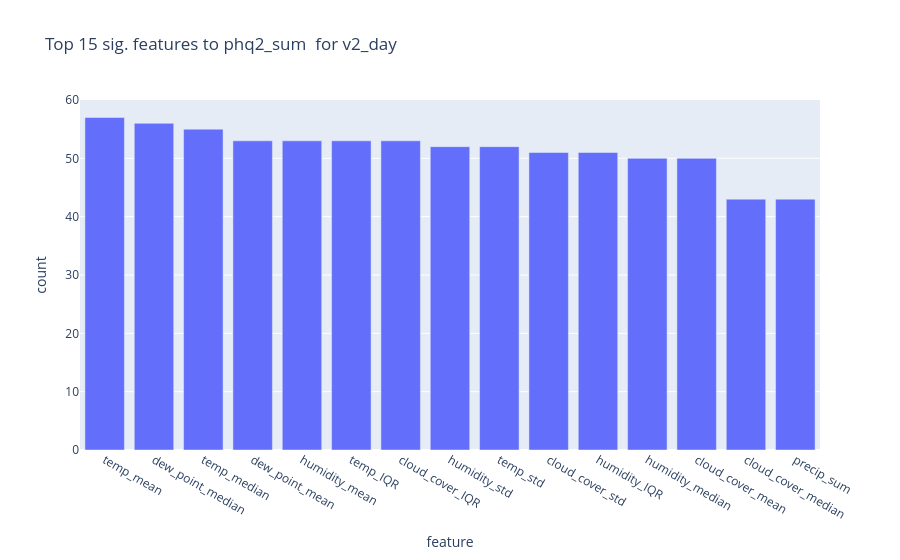
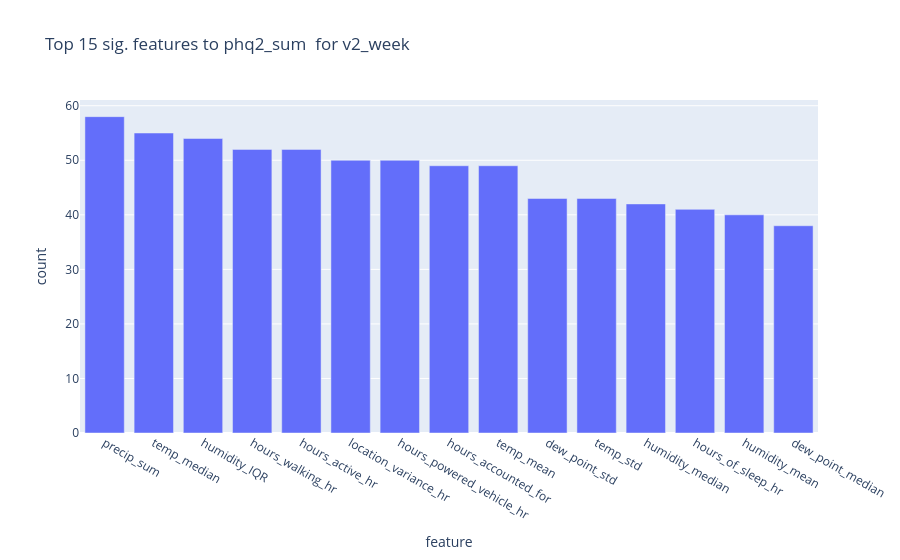
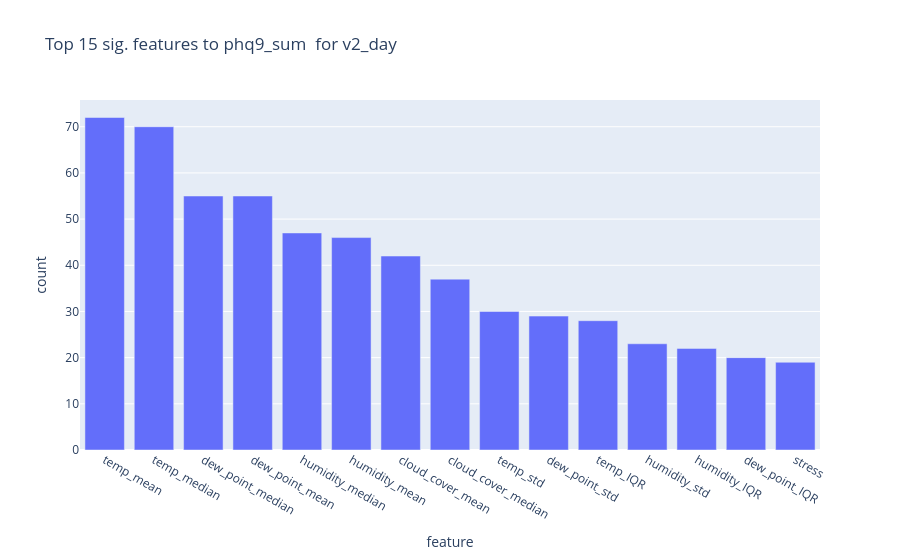
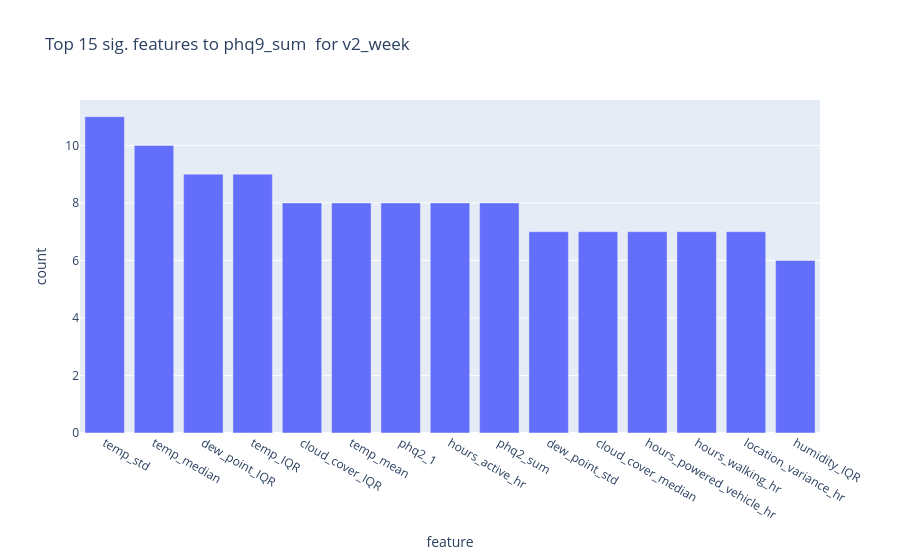

Notebook cell for these charts, in order:
### Markdown cell above
## Subject-Level ANOVA for V2, Averaged Across All Subjects (for weather column choice)

### Code cell
## Anova for feature analysis
print('Run on:', dt.datetime.today().strftime('%a %d %b %Y, %I:%M%p'))
import textwrap

# ---- EDIT PARAMS ------
n_features = 10 # Choose number of features/scores to save from the ANOVA
n_subjects_show = 0 # Choose number of subjects' ANOVA scores to see in graphs
n_features_show = 10 # Choose number of features to see in graphs
show_means = True # Choose whether to visualize mean scores for features across all subjects
verbose = False
# --------------------

anova_features = {}
top_subj_features = {}
	
for y_col in ['phq2_sum','phq9_sum']:
	anova_features[y_col] = {}
	top_subj_features[y_col]={}

	for name in ['v2_day','v2_week']:
		subjects_shown_count=0
		subjects_skipped=0
		top_subj_features[y_col][name] = {}
		#print(f'################ {name} ###############')
		df = pd.read_csv(os.path.join(brighten_dir, f'{name}_trainval_transformed.csv')) #use transformed to have NOT imputed data
		df['num_id'] = pd.to_numeric(df['num_id'])
		numeric_cols = df.select_dtypes(include=('int64','float64')).columns.to_list()
		drop_nonnumeric_cols = [col for col in df.columns if col not in numeric_cols]
		drop_dup_dumb_cols = [col for col in df.columns if '.1' in col or '.2' in col or '.3' in col or 'Unnamed' in col]
		drop_baseline_cols = [col for col in df.columns if any(item in col for item in baseline_cols)]
		drop_fully_missing_cols = [col for col in df.columns if col in fully_missing_cols]
		drop_time_cols = [col for col in df.columns if any(item in col for item in ['dt','date','day','week','month','season'])]
		# Too correlated cols:
		drop_too_corr_cols = [col for col in df.columns if col in drop_corr_cols_v1+drop_corr_cols_v2]
		drop_non_hr_cols = [col for col in df.columns if f'{col}_hr' in df.columns]
		df_clean = df.drop(columns=[col for col in df.columns if col in drop_nonnumeric_cols+drop_dup_dumb_cols+drop_baseline_cols+drop_time_cols+drop_non_hr_cols+drop_too_corr_cols+drop_fully_missing_cols])

		for sub, sub_df in df_clean.groupby('num_id'):		
			
			df_cov = sub_df.loc[:, sub_df.notna().mean() > 0.7]
			df_cov = df_cov.copy()
			if y_col not in df_cov.columns:
				df_cov[y_col] = sub_df[y_col].copy()
			#print(f'Not including these columns in X, not enough coverage: ', [col for col in sub_df.columns if col not in df_cov.columns])
			df_full = df_cov.dropna()
			#print(f'Shape before dropna: {df_cov.shape}, shape afer dropna: {df_full.shape}')
			rows = len(df_full)
			columns_dropped = df_cov.shape[0] - df_full.shape[0]
			columns_remaining = df_full.shape[0]
			min_rows = 6 if 'week' in name else 15
			if rows <= min_rows:
				if verbose: print(f'Skipping {sub}, only {rows} rows.')
				subjects_skipped+=1
				continue # skip small samples
			if columns_remaining < 4:
				if verbose: print(f'Skipping {sub}, only {columns_remaining} columns (dropped {columns_dropped}).')
				subjects_skipped+=1
				continue #skip insufficient features

			# Separate X and y
			selector = SelectKBest(score_func=f_classif, k=2)
			if 'phq2' in y_col:
				X = df_full.drop(columns=[col for col in df_full.columns if 'phq' in col])
			if 'phq9' in y_col:
				X = df_full.drop(columns=[col for col in df_full.columns if 'phq9' in col])
			X_num = X.select_dtypes(include=('int64','float64'))
			# print(f'Not including these columns in X, not numeric: ', [col for col in X.columns if col not in X_num.columns])
			
			y = df_full[y_col].copy()
			if y.nunique() < 2 or y.var() < 0.001:
				if verbose: print(f'Skipping sub {sub}: 0 variance in y')
				subjects_skipped+=1
				continue
			if y.std() < 0.1:
				if verbose: print(f'Skipping sub {sub}, low variance in y')
				subjects_skipped+=1
				continue



			# --- Drop constant (zero-variance) features ---
			var_selector = VarianceThreshold(threshold=1e-10)
			try:
				X_var = pd.DataFrame(
					var_selector.fit_transform(X_num),
					columns=X_num.columns[var_selector.get_support()],
					index=X_num.index
				)
			except Exception as e:
				if verbose: print(f'Skipping sub {sub}, Exception on VarianceThreshold: {e}')
				subjects_skipped+=1
				continue 

			if X_var.shape[1] < 2:
				if verbose: print(f'Skipping sub {sub}, only {X_var.shape[1]} features after dropping zero-variance.')
				subjects_skipped+=1
				continue

			X_new = selector.fit_transform(X_var, y)

			# Show scores
			anova_scores = pd.DataFrame({
				'feature': X_var.columns,
				'f_score': selector.scores_,
				'p_value': selector.pvalues_
			}).sort_values('f_score', ascending=False)

			#print(anova_scores)
			
			# --- Save Features --- 
			top_n = 10  # number of top features to save
			top_features_sub = anova_scores.head(top_n)
			top_subj_features[y_col][name][sub] = top_features_sub['feature'].to_list()

			# --- Visualize Scores for Subjects ---

			if subjects_shown_count < n_subjects_show:
				fig = plt.figure(figsize=(5, 4))
				plt.barh(top_features_sub['feature'], top_features_sub['f_score'], color='skyblue')
				plt.xlabel('F-score (ANOVA)')
				plt.ylabel('Feature')
				plt.suptitle(f'{name} subject: Top {top_n} Features for subject {sub} by ANOVA F-score')
				plt.gca().invert_yaxis()

				# Wrap columns into a readable multi-line string
				cols_str = ', '.join(X_var.columns.to_list())
				wrapped = textwrap.fill(cols_str, width=100)
				label = f'Columns available:\n{wrapped}'

				plt.figtext(
					0.01, -0.02,          # x, y in figure coords (below the axes)
					label,
					fontsize=7,
					verticalalignment='top',
					bbox=dict(boxstyle='round', facecolor='lightyellow', alpha=0.8)
				)

				plt.tight_layout()
				plt.subplots_adjust(bottom=0.02 + 0.013 * wrapped.count('\n'))  # grow bottom margin with line count
				plt.show()
				subjects_shown_count += 1


	# --- Summarize across subjects ---
	for name in top_subj_features[y_col].keys():
		all_feats = [feat for sublist in top_subj_features[y_col][name].values() for feat in sublist]
		counts = Counter(all_feats)
		top_common = pd.DataFrame(counts.most_common(15), columns=['feature', 'count'])
		
		# --- Visualize Mean Scores Across Subjects ---
		if show_means:
			fig = px.bar(top_common, x='feature', y='count', title=f'Top 15 sig. features to {y_col}  for {name}')
			fig.show()

		if verbose: print(f'Adding to {name} for {y_col}: {top_common['feature'].to_list()}')
		anova_features[y_col][name] = top_common['feature'].to_list()

		subjects_used = len(list(top_subj_features[y_col][name].keys()))
		subjects = subjects_used + subjects_skipped

		print(f'For {name}: {subjects_used} used of {subjects}')

### Figure 1 — Plotly figure (JSON) as saved in the notebook; plotly's stock layout.template omitted (floating-point values rounded to 4 significant figures)
{"data": [{"hovertemplate": "feature=%{x}<br>count=%{y}<extra></extra>", "legendgroup": "", "marker": {"color": "#636efa", "pattern": {"shape": ""}}, "name": "", "orientation": "v", "showlegend": false, "textposition": "auto", "type": "bar", "x": ["temp_mean", "dew_point_median", "temp_median", "dew_point_mean", "humidity_mean", "temp_IQR", "cloud_cover_IQR", "humidity_std", "temp_std", "cloud_cover_std", "humidity_IQR", "humidity_median", "cloud_cover_mean", "cloud_cover_median", "precip_sum"], "xaxis": "x", "y": [57, 56, 55, 53, 53, 53, 53, 52, 52, 51, 51, 50, 50, 43, 43], "yaxis": "y"}], "layout": {"barmode": "relative", "legend": {"tracegroupgap": 0}, "title": {"text": "Top 15 sig. features to phq2_sum  for v2_day"}, "xaxis": {"anchor": "y", "domain": [0, 1], "title": {"text": "feature"}}, "yaxis": {"anchor": "x", "domain": [0, 1], "title": {"text": "count"}}}}

### Figure 2 — Plotly figure (JSON) as saved in the notebook; plotly's stock layout.template omitted (floating-point values rounded to 4 significant figures)
{"data": [{"hovertemplate": "feature=%{x}<br>count=%{y}<extra></extra>", "legendgroup": "", "marker": {"color": "#636efa", "pattern": {"shape": ""}}, "name": "", "orientation": "v", "showlegend": false, "textposition": "auto", "type": "bar", "x": ["precip_sum", "temp_median", "humidity_IQR", "hours_walking_hr", "hours_active_hr", "location_variance_hr", "hours_powered_vehicle_hr", "hours_accounted_for", "temp_mean", "dew_point_std", "temp_std", "humidity_median", "hours_of_sleep_hr", "humidity_mean", "dew_point_median"], "xaxis": "x", "y": [58, 55, 54, 52, 52, 50, 50, 49, 49, 43, 43, 42, 41, 40, 38], "yaxis": "y"}], "layout": {"barmode": "relative", "legend": {"tracegroupgap": 0}, "title": {"text": "Top 15 sig. features to phq2_sum  for v2_week"}, "xaxis": {"anchor": "y", "domain": [0, 1], "title": {"text": "feature"}}, "yaxis": {"anchor": "x", "domain": [0, 1], "title": {"text": "count"}}}}

### Figure 3 — Plotly figure (JSON) as saved in the notebook; plotly's stock layout.template omitted (floating-point values rounded to 4 significant figures)
{"data": [{"hovertemplate": "feature=%{x}<br>count=%{y}<extra></extra>", "legendgroup": "", "marker": {"color": "#636efa", "pattern": {"shape": ""}}, "name": "", "orientation": "v", "showlegend": false, "textposition": "auto", "type": "bar", "x": ["temp_mean", "temp_median", "dew_point_median", "dew_point_mean", "humidity_median", "humidity_mean", "cloud_cover_mean", "cloud_cover_median", "temp_std", "dew_point_std", "temp_IQR", "humidity_std", "humidity_IQR", "dew_point_IQR", "stress"], "xaxis": "x", "y": [72, 70, 55, 55, 47, 46, 42, 37, 30, 29, 28, 23, 22, 20, 19], "yaxis": "y"}], "layout": {"barmode": "relative", "legend": {"tracegroupgap": 0}, "title": {"text": "Top 15 sig. features to phq9_sum  for v2_day"}, "xaxis": {"anchor": "y", "domain": [0, 1], "title": {"text": "feature"}}, "yaxis": {"anchor": "x", "domain": [0, 1], "title": {"text": "count"}}}}

### Figure 4 — Plotly figure (JSON) as saved in the notebook; plotly's stock layout.template omitted (floating-point values rounded to 4 significant figures)
{"data": [{"hovertemplate": "feature=%{x}<br>count=%{y}<extra></extra>", "legendgroup": "", "marker": {"color": "#636efa", "pattern": {"shape": ""}}, "name": "", "orientation": "v", "showlegend": false, "textposition": "auto", "type": "bar", "x": ["temp_std", "temp_median", "dew_point_IQR", "temp_IQR", "cloud_cover_IQR", "temp_mean", "phq2_1", "hours_active_hr", "phq2_sum", "dew_point_std", "cloud_cover_median", "hours_powered_vehicle_hr", "hours_walking_hr", "location_variance_hr", "humidity_IQR"], "xaxis": "x", "y": [11, 10, 9, 9, 8, 8, 8, 8, 8, 7, 7, 7, 7, 7, 6], "yaxis": "y"}], "layout": {"barmode": "relative", "legend": {"tracegroupgap": 0}, "title": {"text": "Top 15 sig. features to phq9_sum  for v2_week"}, "xaxis": {"anchor": "y", "domain": [0, 1], "title": {"text": "feature"}}, "yaxis": {"anchor": "x", "domain": [0, 1], "title": {"text": "count"}}}}
